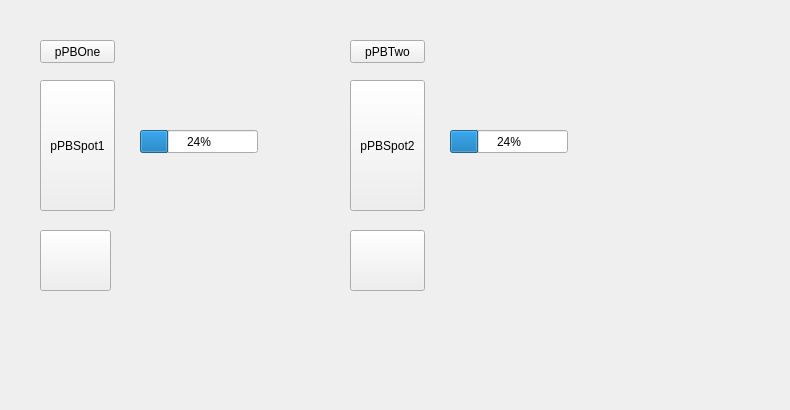
<?xml version="1.0" encoding="UTF-8"?>
<ui version="4.0">
 <class>Tab4OnOff</class>
 <widget class="QWidget" name="Tab4OnOff">
  <property name="geometry">
   <rect>
    <x>0</x>
    <y>0</y>
    <width>790</width>
    <height>410</height>
   </rect>
  </property>
  <property name="windowTitle">
   <string>Form</string>
  </property>
  <widget class="QPushButton" name="pPBLamp1">
   <property name="enabled">
    <bool>true</bool>
   </property>
   <property name="geometry">
    <rect>
     <x>40</x>
     <y>230</y>
     <width>71</width>
     <height>61</height>
    </rect>
   </property>
   <property name="text">
    <string/>
   </property>
   <property name="icon">
    <iconset resource="IotQtClient.qrc">
     <normaloff>:/IotQtClient/img/light_off.png</normaloff>
     <normalon>:/IotQtClient/img/light_on.png</normalon>:/IotQtClient/img/light_off.png</iconset>
   </property>
   <property name="iconSize">
    <size>
     <width>60</width>
     <height>60</height>
    </size>
   </property>
   <property name="checkable">
    <bool>true</bool>
   </property>
  </widget>
  <widget class="QProgressBar" name="progressBar_2">
   <property name="geometry">
    <rect>
     <x>450</x>
     <y>130</y>
     <width>118</width>
     <height>23</height>
    </rect>
   </property>
   <property name="value">
    <number>24</number>
   </property>
  </widget>
  <widget class="QProgressBar" name="progressBar">
   <property name="geometry">
    <rect>
     <x>140</x>
     <y>130</y>
     <width>118</width>
     <height>23</height>
    </rect>
   </property>
   <property name="value">
    <number>24</number>
   </property>
  </widget>
  <widget class="QPushButton" name="pPBSpot2">
   <property name="geometry">
    <rect>
     <x>350</x>
     <y>80</y>
     <width>75</width>
     <height>131</height>
    </rect>
   </property>
   <property name="text">
    <string>pPBSpot2</string>
   </property>
  </widget>
  <widget class="QPushButton" name="pPBOne">
   <property name="geometry">
    <rect>
     <x>40</x>
     <y>40</y>
     <width>75</width>
     <height>23</height>
    </rect>
   </property>
   <property name="text">
    <string>pPBOne</string>
   </property>
   <property name="checkable">
    <bool>true</bool>
   </property>
  </widget>
  <widget class="QPushButton" name="pPBSpot1">
   <property name="geometry">
    <rect>
     <x>40</x>
     <y>80</y>
     <width>75</width>
     <height>131</height>
    </rect>
   </property>
   <property name="text">
    <string>pPBSpot1</string>
   </property>
  </widget>
  <widget class="QPushButton" name="pPBLamp2">
   <property name="geometry">
    <rect>
     <x>350</x>
     <y>230</y>
     <width>75</width>
     <height>61</height>
    </rect>
   </property>
   <property name="text">
    <string/>
   </property>
   <property name="icon">
    <iconset resource="IotQtClient.qrc">
     <normaloff>:/IotQtClient/img/light_off.png</normaloff>
     <normalon>:/IotQtClient/img/light_on.png</normalon>:/IotQtClient/img/light_off.png</iconset>
   </property>
   <property name="iconSize">
    <size>
     <width>60</width>
     <height>60</height>
    </size>
   </property>
   <property name="checkable">
    <bool>true</bool>
   </property>
  </widget>
  <widget class="QPushButton" name="pPBTwo">
   <property name="geometry">
    <rect>
     <x>350</x>
     <y>40</y>
     <width>75</width>
     <height>23</height>
    </rect>
   </property>
   <property name="text">
    <string>pPBTwo</string>
   </property>
   <property name="checkable">
    <bool>true</bool>
   </property>
  </widget>
 </widget>
 <resources>
  <include location="IotQtClient.qrc"/>
 </resources>
 <connections/>
</ui>
